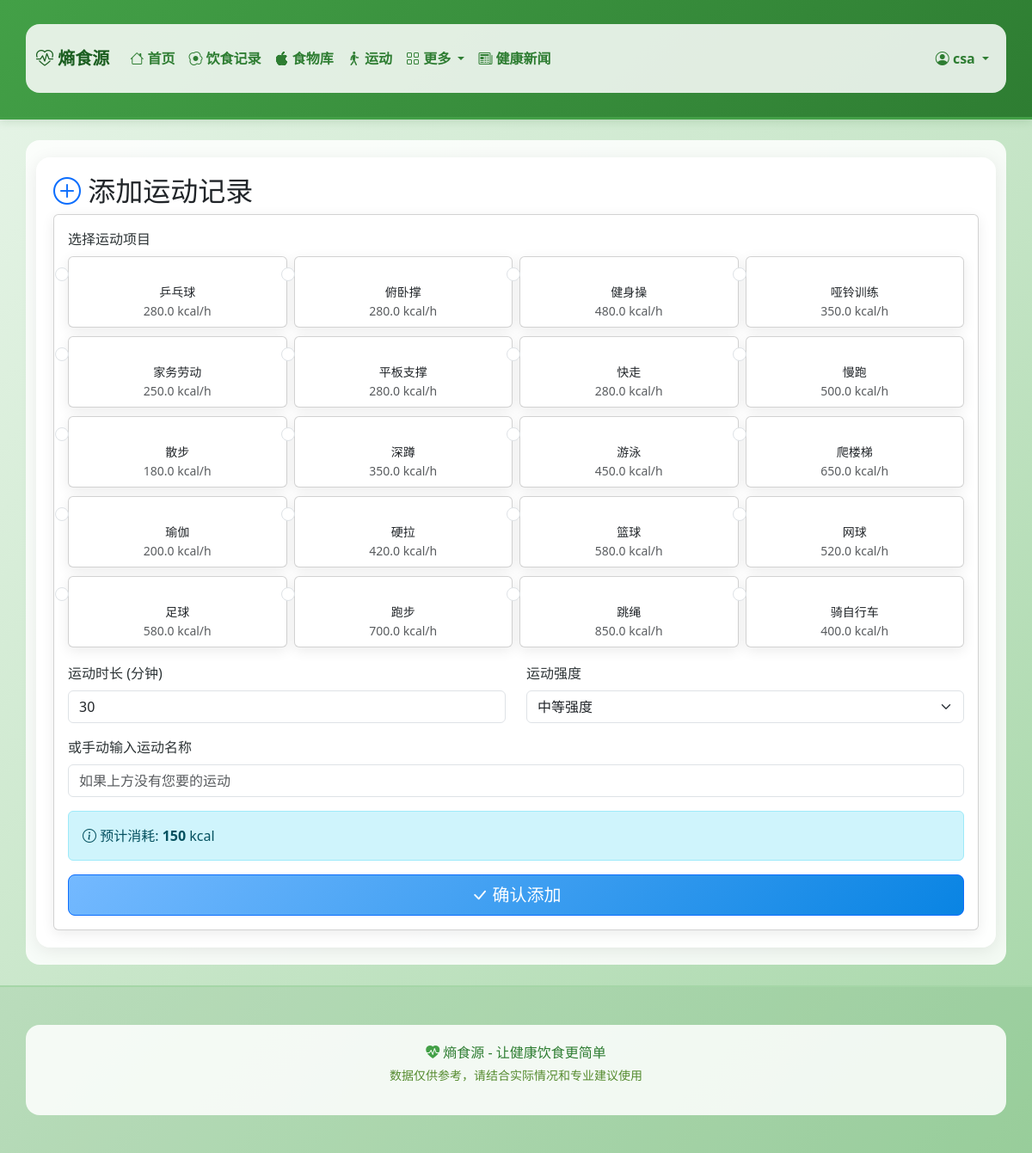
Screenshot of /exercise/add (signed in) with the database file from the repository.
### models.py (models this page shows, shortened)
class User(UserMixin, db.Model):
    __tablename__ = 'users'
    id = db.Column(db.Integer, primary_key=True)
    username = db.Column(db.String(80), unique=True, nullable=False)
    email = db.Column(db.String(120), unique=True, nullable=False)
    password_hash = db.Column(db.String(255), nullable=False)
    created_at = db.Column(db.DateTime, default=datetime.utcnow)
    age = db.Column(db.Integer, default=25)
    gender = db.Column(db.String(10), default='male')  # male, female
    height = db.Column(db.Float, default=170.0)  # cm
    weight = db.Column(db.Float, default=65.0)  # kg
    activity_level = db.Column(db.String(20), default='moderate')  # sedentary, light, moderate, active, very_active
    goal = db.Column(db.String(20), default='maintain')  # lose, maintain, gain
    target_calories = db.Column(db.Float, default=2000)
    target_protein = db.Column(db.Float, default=100)
    target_carbs = db.Column(db.Float, default=250)
    target_fat = db.Column(db.Float, default=65)
    food_records = db.relationship('FoodRecord', backref='user', lazy=True, cascade='all, delete-orphan')
    exercise_records = db.relationship('ExerciseRecord', backref='user', lazy=True, cascade='all, delete-orphan')
    weight_records = db.relationship('WeightRecord', backref='user', lazy=True, cascade='all, delete-orphan')
    sleep_records = db.relationship('SleepRecord', backref='user', lazy=True, cascade='all, delete-orphan')

class Exercise(db.Model):
    __tablename__ = 'exercises'
    id = db.Column(db.Integer, primary_key=True)
    name = db.Column(db.String(100), nullable=False)
    category = db.Column(db.String(50))  # cardio, strength, flexibility, sports
    met_value = db.Column(db.Float, default=3.0)
    calories_per_hour = db.Column(db.Float, default=300)
    description = db.Column(db.Text)
    icon = db.Column(db.String(50))

### app.py (the view, shortened to what this page needs)
@app.route('/exercise/add', methods=['GET', 'POST'])
@login_required
def add_exercise():
    exercises = Exercise.query.order_by(Exercise.name).all()
    return render_template('add_exercise.html', exercises=exercises)

### app.py (called while the page is built)
@login_manager.user_loader
def load_user(user_id):
    return User.query.get(int(user_id))

@app.context_processor
def inject_variables():
    life_expectancy_bonus = 0
    return dict(
        life_expectancy_bonus=life_expectancy_bonus,
        timedelta=timedelta
    )

### templates/add_exercise.html (shortened to what this page needs)
{% extends "base.html" %}
{% block content %}
<h2><i class="bi bi-plus-circle text-primary"></i> 添加运动记录</h2>
<form method="POST" class="card">
    <div class="card-body">
        <div class="mb-3">
            <label class="form-label">选择运动项目</label>
            <div class="row g-2 mb-3">
                {% for ex in exercises %}
                <div class="col-6 col-md-4 col-lg-3">
                    <div class="form-check card p-2">
                        <input class="form-check-input" type="radio" name="exercise_id" value="{{ ex.id }}" id="ex{{ ex.id }}">
                        <label class="form-check-label w-100" for="ex{{ ex.id }}">
                            <div class="text-center">
                                <small>{{ ex.name }}</small>
                                <div class="small text-muted">{{ ex.calories_per_hour }} kcal/h</div>
                            </div>
                        </label>
                    </div>
                </div>
                {% endfor %}
            </div>
        </div>
        <div class="row">
            <div class="col-md-6 mb-3">
                <label class="form-label">运动时长 (分钟)</label>
                <input type="number" name="duration" class="form-control" value="30" min="1" required>
            </div>
            <div class="col-md-6 mb-3">
                <label class="form-label">运动强度</label>
                <select name="intensity" class="form-select">
                    <option value="moderate" selected>中等强度</option>
                </select>
            </div>
        </div>
        <div class="mb-3">
            <label class="form-label">或手动输入运动名称</label>
            <input type="text" name="exercise_name" class="form-control" placeholder="如果上方没有您要的运动">
        </div>
        <div class="alert alert-info">
            <i class="bi bi-info-circle"></i>
            预计消耗: <span id="calories_preview" class="fw-bold">150</span> kcal
        </div>
        <div class="d-grid">
            <button type="submit" class="btn btn-primary btn-lg">
                <i class="bi bi-check-lg"></i> 确认添加
            </button>
        </div>
    </div>
</form>
{% endblock %}

### templates/base.html (shortened to what this page needs)
<!DOCTYPE html>
<html lang="zh-CN">
<head>
    <link rel="stylesheet" href="{{ url_for('static', filename='css/style.css') }}">
    <link href="https://cdn.jsdelivr.net/npm/bootstrap@5.3.0/dist/css/bootstrap.min.css" rel="stylesheet">
    <link href="https://cdn.jsdelivr.net/npm/bootstrap-icons@1.11.0/font/bootstrap-icons.css" rel="stylesheet">
</head>
<body>
    <nav class="navbar navbar-expand-lg navbar-light" style="background: linear-gradient(135deg, #c8e6c9 0%, #a5d6a7 100%); border-bottom: 3px solid #43a047;">
        <div class="container">
            <a class="navbar-brand fw-bold" href="{{ url_for('index') }}" style="color: #1b5e20;">
                <i class="bi bi-heart-pulse"></i> 熵食源
            </a>
            <div class="collapse navbar-collapse" id="navbarNav">
                <ul class="navbar-nav me-auto">
                    <li class="nav-item">
                        <a class="nav-link" href="{{ url_for('index') }}" style="color: #2e7d32; font-weight: 600;"><i class="bi bi-house"></i> 首页</a>
                    </li>
                    {% if current_user.is_authenticated %}
                    <li class="nav-item">
                        <a class="nav-link" href="{{ url_for('diet') }}" style="color: #2e7d32; font-weight: 600;"><i class="bi bi-egg-fried"></i> 饮食记录</a>
                    </li>
                    <li class="nav-item">
                        <a class="nav-link" href="{{ url_for('foods') }}" style="color: #2e7d32; font-weight: 600;"><i class="bi bi-apple"></i> 食物库</a>
                    </li>
                    <li class="nav-item">
                        <a class="nav-link" href="{{ url_for('exercise') }}" style="color: #2e7d32; font-weight: 600;"><i class="bi bi-person-walking"></i> 运动</a>
                    </li>
                    <li class="nav-item dropdown">
                        <a class="nav-link dropdown-toggle" href="#" data-bs-toggle="dropdown" style="color: #2e7d32; font-weight: 600;">
                            <i class="bi bi-grid"></i> 更多
                        </a>
                    </li>
                    {% endif %}
                    <li class="nav-item">
                        <a class="nav-link" href="{{ url_for('news') }}" style="color: #2e7d32; font-weight: 600;"><i class="bi bi-newspaper"></i> 健康新闻</a>
                    </li>
                </ul>
                <ul class="navbar-nav">
                    {% if current_user.is_authenticated %}
                    <li class="nav-item dropdown">
                        <a class="nav-link dropdown-toggle" href="#" data-bs-toggle="dropdown" style="color: #2e7d32; font-weight: 600;">
                            <i class="bi bi-person-circle"></i> {{ current_user.username }}
                        </a>
                    </li>
                    {% endif %}
                </ul>
            </div>
        </div>
    </nav>
    <main class="container my-4">
        <div style="background: rgba(255, 255, 255, 0.92); border-radius: 16px; padding: 20px; box-shadow: 0 4px 20px rgba(0, 0, 0, 0.08);">
        {% block content %}{% endblock %}
        </div>
    </main>
    <footer class="py-4 mt-4" style="background: rgba(46, 125, 50, 0.1); border-top: 2px solid #a5d6a7;">
        <div class="container text-center">
            <p class="mb-1" style="color: #2e7d32;">
                <i class="bi bi-heart-pulse-fill" style="color: #43a047;"></i> 熵食源 - 让健康饮食更简单
            </p>
            <p class="small" style="color: #558b2f;">
                数据仅供参考，请结合实际情况和专业建议使用
            </p>
        </div>
    </footer>
</body>
</html>

### static/css/style.css (style rules this page uses)
:root { --primary-color: #74b9ff; --primary-dark: #0984e3; --primary-light: #a8d8ff; --success-color: #00b894; --warning-color: #fdcb6e; --danger-color: #e17055; --info-color: #00cec9; }
body { font-family: -apple-system, BlinkMacSystemFont, "Segoe UI", Roboto, "Helvetica Neue", Arial, sans-serif; background: linear-gradient(135deg, #e8f5e9 0%, #c8e6c9 50%, #a5d6a7 100%); background-attachment: fixed; color: #2d3436; min-height: 100vh; }
.container, .container-fluid { background: rgba(255, 255, 255, 0.85); border-radius: 16px; padding: 20px; margin-top: 20px; margin-bottom: 20px; }
.navbar { box-shadow: 0 2px 10px rgba(27, 94, 32, 0.15); background: linear-gradient(135deg, #43a047, #2e7d32) !important; }
.navbar-brand { font-weight: 700; font-size: 1.5rem; }
.nav-link { font-weight: 500; transition: all 0.3s ease; }
.card { border: none; border-radius: 16px; box-shadow: 0 4px 15px rgba(0, 0, 0, 0.08); transition: transform 0.3s ease, box-shadow 0.3s ease; }
.form-label { font-weight: 500; color: #2d3436; }
.btn-primary { background: linear-gradient(135deg, #74b9ff, #0984e3); border: none; font-weight: 500; }
footer { border-top: 1px solid #c8e6c9; background: rgba(255, 255, 255, 0.9); }
.alert { border-radius: 12px; border: none; }

### rows the page displays
User: username "csa"
Exercise: name "乒乓球", calories_per_hour "280.0"
Exercise: name "俯卧撑", calories_per_hour "280.0"
Exercise: name "健身操", calories_per_hour "480.0"
Exercise: name "哑铃训练", calories_per_hour "350.0"
Exercise: name "家务劳动", calories_per_hour "250.0"
Exercise: name "平板支撑", calories_per_hour "280.0"
Exercise: name "快走", calories_per_hour "280.0"
Exercise: name "慢跑", calories_per_hour "500.0"
Exercise: name "散步", calories_per_hour "180.0"
Exercise: name "深蹲", calories_per_hour "350.0"
Exercise: name "游泳", calories_per_hour "450.0"
Exercise: name "爬楼梯", calories_per_hour "650.0"
Exercise: name "瑜伽", calories_per_hour "200.0"
Exercise: name "硬拉", calories_per_hour "420.0"
Exercise: name "篮球", calories_per_hour "580.0"
Exercise: name "网球", calories_per_hour "520.0"
Exercise: name "足球", calories_per_hour "580.0"
Exercise: name "跑步", calories_per_hour "700.0"
Exercise: name "跳绳", calories_per_hour "850.0"
Exercise: name "骑自行车", calories_per_hour "400.0"
